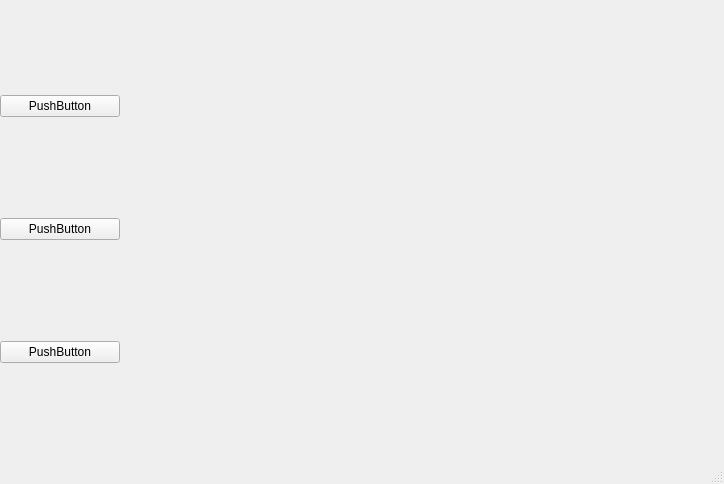
<?xml version="1.0" encoding="UTF-8"?>
<ui version="4.0">
 <class>MainWindow</class>
 <widget class="QMainWindow" name="MainWindow">
  <property name="geometry">
   <rect>
    <x>0</x>
    <y>0</y>
    <width>724</width>
    <height>484</height>
   </rect>
  </property>
  <property name="windowTitle">
   <string>MainWindow</string>
  </property>
  <widget class="QWidget" name="centralwidget">
   <widget class="QWidget" name="horizontalLayoutWidget">
    <property name="geometry">
     <rect>
      <x>0</x>
      <y>0</y>
      <width>721</width>
      <height>461</height>
     </rect>
    </property>
    <layout class="QHBoxLayout" name="settingLayout" stretch="1,5">
     <item>
      <layout class="QVBoxLayout" name="verticalLayout_2">
       <item>
        <widget class="QPushButton" name="pushButton_3">
         <property name="text">
          <string>PushButton</string>
         </property>
        </widget>
       </item>
       <item>
        <widget class="QPushButton" name="pushButton_2">
         <property name="text">
          <string>PushButton</string>
         </property>
        </widget>
       </item>
       <item>
        <widget class="QPushButton" name="pushButton">
         <property name="text">
          <string>PushButton</string>
         </property>
        </widget>
       </item>
      </layout>
     </item>
     <item>
      <layout class="QVBoxLayout" name="verticalLayout"/>
     </item>
    </layout>
   </widget>
  </widget>
  <widget class="QStatusBar" name="statusbar"/>
 </widget>
 <resources/>
 <connections/>
</ui>
